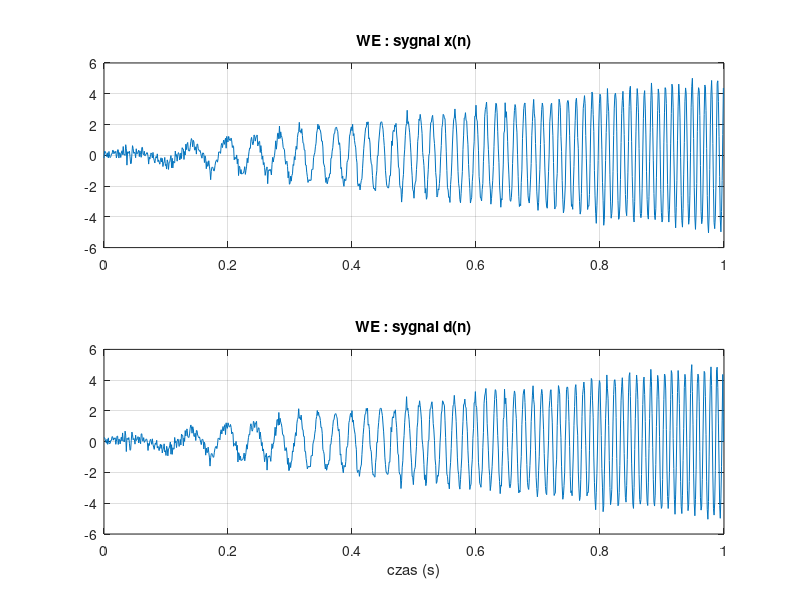
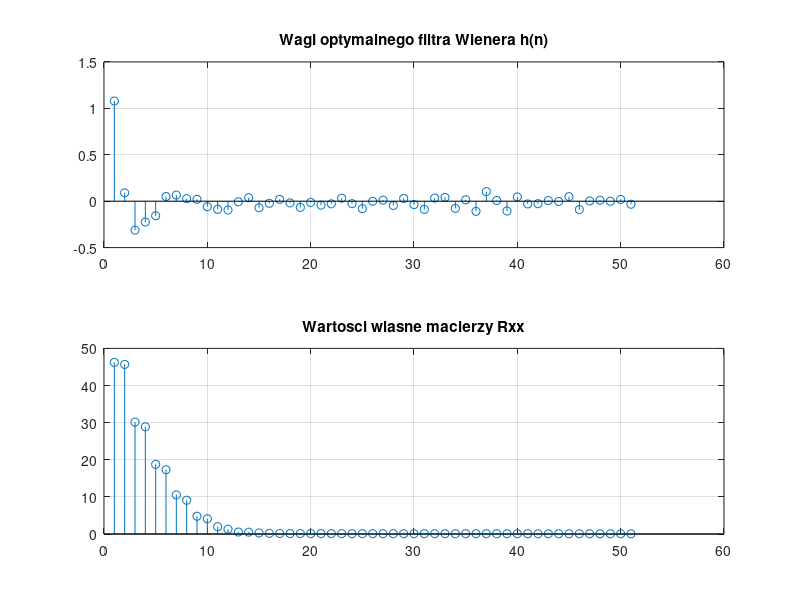
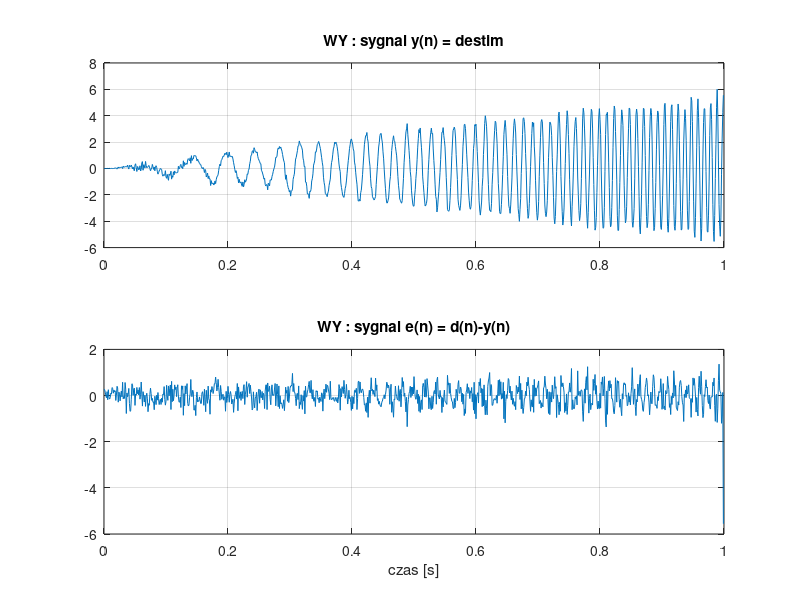
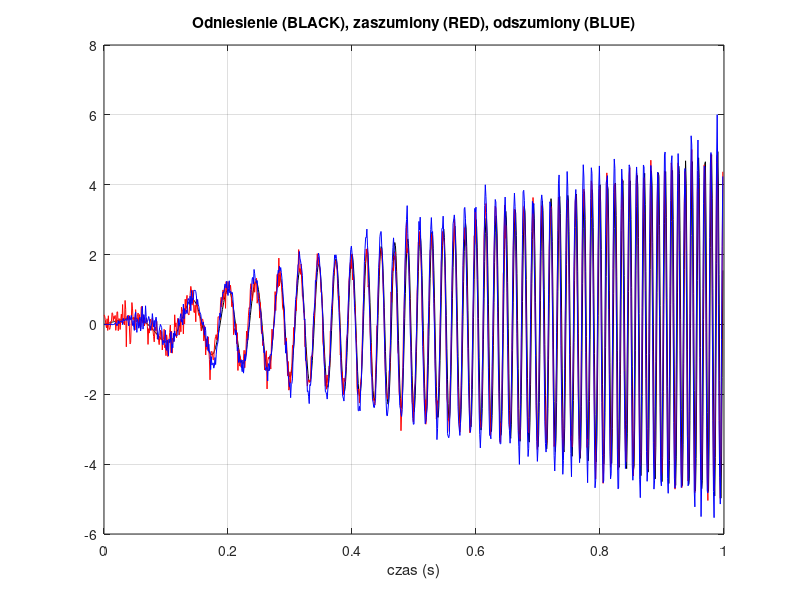

MATLAB code to generate these figures, in order:
% cps_12_adapt.m
clear all; close all;

% WYBOR: SYGNALOW, ZADANIA (AIC, ASE) oraz ALGORYTMU adaptacji (LMS, NLMS, RLS) 
isig  = 1;  % SIG:  1=syntetyczny lub 2=rzeczywisty sygnal
itask = 2;  % TASK: 1=AIC adaptacyjne usuwanie interferencji
            %       2=ASE adaptacyjne odszumianie sygnalu metoda liniowej predykcji
ialg  = 3;  % ALG:  algorytm adaptacji: 1=LMS, 2=NLMS (znormalizowany LMS), 3=RLS

% INICJALIZACJA PARAMETROW FILTROW
% Filtr LMS (Least Mean Squares)
M = 50;               % liczba wag filtra
mi = 0.1;             % wspolczynnik szybkosci adaptacji ( 0<mi<1)
% Filtr NLMS (znormalizowany LMS), szybsza zbieznosc
gamma = 0.001;        % aby nie dzielic przez 0, u nas przez 0.001
% Filtr RLS (rekursywny LS) - bardziej zlozony, o wiele szybciej zbiezny
lambd = 0.999;        % RLS - wspolczynnik zapominania w funkcji kosztu LS
Rinv = 0.5*eye(M,M);  % RLS - inicjalizacja odwrotnosci macierzy Rxx

% SYGNALY TESTOWE - generacja sygnalu LFM/SFM z modulacja czestotliwosci

if(isig == 1) % SYGNALY SYNTETYCZNE =======================================

% PARAMETRY ogolne
fpr = 1000;                   % czestotliwosc probkowania
Nx = 1*fpr;                   % liczba probek
f=0:fpr/500:fpr/2;            % czestotliwosci na rysunkach
dt=1/fpr; t=0:dt:(Nx-1)*dt;   % czas na rysunkach

% SYGNAL
A = 1;            % amplituda sygnalu
f0 = 0;           % LFM: czestotliwosc poczatkowa
df = 100;         % LFM: przyrost czestotliwosci [Hz/s], SFM: glebokosc modulacji [Hz]
fc = 200;         % SFM: czestotliwosc sygnalu nosnego
fm = 1;           % SFM: czestotliwosc modulujaca sygnal nosny
s1 = A*cos( 2*pi* (f0*t + 0.5*df*t.^2) );                  % SYGNAL LFM
s2 = A*cos( 2*pi* (fc*t + df/(2*pi*fm)*cos(2*pi*fm*t) ) ); % SYGNAL SFM
s = s1;                                                    % WYBOR 

% OBWIEDNIA sygnału - kształt zmiany amplitudy
env  = 1;  % wybor obwiedni sygnalu:
           % 0=prostokatna, 1=alfa*t, 2=exp(-alfa*t), 3=gaussowska 
if (env==0)          w = boxcar(Nx)'; end            % 0 = prostokatna
if (env==1) alfa=5;  w=alfa*t;        end            % 1 = alfa*t
if (env==2) alfa=5;  w=exp(-alfa*t);  end            % 2 = exp(-alfa*t)
if (env==3) alfa=10; w=exp(-alfa*pi*(t-0.5).^2); end % 3 = gaussowska

% SYGNAL Z OBWIEDNIA
s = s .* w;

% SYGNALY WEJSCIOWE FILTRA
if (itask==1)                     % TEST 1 - usuwanie interferencji
   P = 0;                         % brak predykcji
   x = 0.1*sin(2*pi*200*t-pi/5);  % interferencja, stlumiona i opozniona
   d = s + 0.5*sin(2*pi*200*t);   % sygnal + interferencja
end
if (itask==2)                     % TEST 2 - odszumianie predykcyjne
   P = 1;                         % rzad liniowej predykcji 1,2,3,...
   x = s + 0.25*randn(1,Nx);      % sygnal + szum
   d = [ x(1+P:length(x)) 0 ];    % d = sygnal x przyspieszony o P probek
end

else % SYGNALY RZECZYWISTE ================================================
   [s, fpr] = audioread('speech8000.wav'); s=s';
   [sA,fpr] = audioread('speakerA.wav');   sA=sA';
   [sB,fpr] = audioread('speakerB.wav');   sB=sB';
   P = 1;  % opoznienie w probkach
   if(itask==1)                                  % TEST 1
      s = sA;                                    % zapamietaj do porownania 
      x = sB; Nx = length(x);                    % oryginalny sygnal echa
      d = sA + 0.25*[ zeros(1,P) sB(1:end-P) ];  % dodana "kopia" echa:
   end                                           % slabsza (0.25), opozniona (P)
   if(itask==2)                            % TEST 2
      x = s; Nx = length(x);               % oryginalny, zaszumiony sygnal mowy
      d = [ x(1+P:length(x)) zeros(1,P) ]; % d = sygnal x przyspieszony o P probek
   end
   f=0:fpr/500:fpr/2;                      % czestotliwosci dla rysunkow
   dt = 1/fpr; t = dt*(0:Nx-1);            % czas dla rysunkow
end %======================================================================

% Rysunki - sygnaly wejsciowe filtra adaptacyjnego
figure;
subplot(211); plot(t,x); grid; title('WE : sygnal x(n)');
subplot(212); plot(t,d); grid; title('WE : sygnal d(n)'); xlabel('czas (s)'); pause

% TROCHE TEORII
% Obliczenie wag optymalnego filtra Wienera oraz ograniczenia na wspolczynnik mi
for k = 0 : M
  rxx(k+1) = sum( x(1+k:Nx) .* x(1:Nx-k) )/(Nx-M);  % auto-korelacja sygnalu x(n)
  rdx(k+1) = sum( d(1+k:Nx) .* x(1:Nx-k) )/(Nx-M);  % korelacja wzajemna sygnalow d(n) i x(n)
end
Rxx = toeplitz(rxx,rxx);         % symetryczna macierz autokorelacji sygnalu x(n)
h_opt = Rxx\rdx';                % wagi optymalnego filtra Wienera
lambda = eig( Rxx );             % wartosci wlasne macierzy Rxx
lambda = sort(lambda,'descend'); % sortowanie wartosci wlasnych
disp('Sugerowana wartosc mi:')
mi1_risc = 1/lambda(1),          % odwrotnosc maksymalnej wartosci wlasnej
mi2_risc = 1/sum(lambda), pause  % odwrotnosc sumy wszystkich wartosci wlasnych
figure;
subplot(211); stem( h_opt ); grid; title('Wagi optymalnego filtra Wienera h(n)');
subplot(212); stem( lambda ); grid; title('Wartosci wlasne macierzy Rxx');
% mi = mi2_risc/20;
  
% FILTRACJA ADAPTACYJNA
bx = zeros(M,1);         % inicjalizacja bufora na probki sygnalu wejsciowego x(n)
h  = zeros(M,1);         % inicjalizacja wag filtra
e = zeros(1,Nx);         % inicjalizacja wyjscia 1
y = zeros(1,Nx);         % inicjalizacja wyjscia 2
for n = 1 : Nx                   % Petla glowna
    bx = [ x(n); bx(1:M-1) ];    % wstawienie nowej probki x(n) do bufora
    y(n) = h' * bx;              % filtracja x(n), czyli estymacja d(n)
    e(n) = d(n) - y(n);          % blad estymacji d(n) przez y(n)
    if (ialg==1)  % LMS  ########
       h = h + ( 2*mi * e(n) * bx );               % LMS  - adaptacja wag filtra
    end      
    if (ialg==2)  % NLMS ########
       eng = bx' * bx;                             % energia sygnalu w buforze bx 
       h = h + ( (2*mi)/(gamma+eng) * e(n) * bx ); % adaptacja wag filtra
    end
    if (ialg==3)  % RLS #########
       Rinv = (Rinv - Rinv*bx*bx'*Rinv/(lambd+bx'*Rinv*bx))/lambd; % nowe Rinv 
       h = h + (e(n) * Rinv * bx );                                % nowe wagi
    end
    if(0) % Obserwacja wag filtra oraz jego odpowiedzi czestotliwosciowej
       subplot(211); stem(h); xlabel('n'); title('h(n)'); grid;
       subplot(212); plot(f,abs(freqz(h,1,f,fpr))); xlabel('f (Hz)');
       title('|H(f)|'); grid; % pause
    end   
end
  
% RYSUNKI - sygnaly wyjsciowe z filtra adaptacyjnego
figure;
subplot(211); plot(t,y); grid; title('WY : sygnal y(n) = destim');
subplot(212); plot(t,e); grid; title('WY : sygnal e(n) = d(n)-y(n)');
xlabel('czas [s]'); pause
if (itask==1)
   figure; subplot(111); plot(t,s,'r',t,e,'b'); grid; xlabel('czas [s]');
   title('Oryginal (RED), wynik filtracji (BLUE)'); pause
end
if (itask==2)
   n=Nx/2+1:Nx; 
   SNR_in_dB =  10*log10( sum( s(n).^2 ) / sum( (d(n)-s(n)).^2 ) ),
   SNR_out_dB = 10*log10( sum( s(n).^2 ) / sum( (s(n)-y(n)).^2 ) ),
   n=1:Nx-P;
   figure; subplot(111); plot(t(n),s(n),'k',t(n),d(n),'r',t(n),y(n),'b');
   grid; xlabel('czas (s)');
   title('Odniesienie (BLACK), zaszumiony (RED), odszumiony (BLUE)'); pause
end
figure; subplot(111); plot(1:M+1,h_opt,'ro-',1:M,h,'bx-'); grid;
title('h(n): Wiener (RED), nasze (BLUE)');   xlabel('n'); pause
